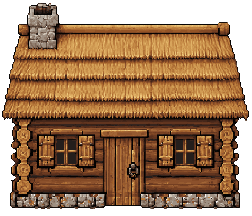
#> input picture tools/domy/art/dom5.png, 252 x 216 px
$ python compose_etapy.py
#> lines starting #> are read from the running program, lines starting #| are printed output that depends on the picture
# python tools/domy/art/compose_etapy.py [out.png]  -> img/characters/!$Zagroda_Dom.png (default)
# The Ług family's house in the burnt farm (Map168), one picture per stage of the rebuilding (Homes.js shows the stage's frame):
#   0 zgliszcza   - dom0.png (PixelLab edit of dom5: burnt, the roof fallen in, the chimney cracked, ash)
#   1 uprzątnięte - only the old stone footing of dom5 (the doorway's gap left)
#   2 podmurówka  - the footing and the two lowest courses of logs
#   3 ściany      - the log walls with empty openings (no door, no shutters) and the bare roof frame above
#   4 dach        - the thatched roof on, still no door, no shutters, no chimney
#   5 gotowe      - dom5.png (PixelLab create_image_pro_flash in the style of the player's hut, Farm_Hut_L.png)
# dom5 and dom0 are 252 x 216 (fine 1x pixel, 1 px outline); the in-between stages are cut from dom5 here, so every stage stands
# exactly where the others stand. The sheet: a "!$" character, 3 x 4 frames of 252 x 216 - stages 0..2 on the "down" row, 3..5 on
# the "left" row (the rows "right" / "up" repeat them).
import os, sys
from PIL import Image, ImageDraw
HERE = os.path.dirname(os.path.abspath(__file__))
ROOT = os.path.abspath(os.path.join(HERE, "..", "..", ".."))
OUT = sys.argv[1] if len(sys.argv) > 1 else os.path.join(ROOT, "img", "characters", "!$Zagroda_Dom.png")
FW, FH = 252, 216
DOOR = (103, 137, 146, 209)          # the door leaf (x0, y0, x1, y1), the lintel above it stays
WINDOWS = [(37, 131, 96, 169), (156, 131, 215, 169)]    # shutters + frame
PANES = [(53, 136, 79, 167), (173, 136, 199, 167)]      # the openings
CHIMNEY = (26, 0, 60, 50)
WALL_TOP, FOOT_TOP = 118, 192         # the eaves line (walls below), the stone footing's top
DARK = (30, 19, 12, 255)
OUTL = (24, 14, 8, 255)
WOOD = [(86, 55, 32, 255), (112, 74, 42, 255), (140, 96, 56, 255)]


def plain_wall_fill(im, box, src_x0, src_x1):
    """the logs run across: fill a box with columns copied (tiled) from a plain strip of wall in the same rows"""
    x0, y0, x1, y1 = box
    px = im.load()
    w = src_x1 - src_x0
    for y in range(y0, y1):
        for x in range(x0, x1):
            px[x, y] = px[src_x0 + (x - x0) % w, y]


def openings(im):
    """no door leaf, no shutters, no glass: dark openings in the log wall"""
    d = ImageDraw.Draw(im)
    for box in WINDOWS:
        plain_wall_fill(im, box, 97, 102)
    for (x0, y0, x1, y1) in PANES:
        d.rectangle((x0 - 1, y0 - 1, x1, y1), fill=OUTL)
        d.rectangle((x0, y0, x1 - 1, y1 - 1), fill=DARK)
    x0, y0, x1, y1 = DOOR
    d.rectangle((x0 - 1, y0 - 1, x1, y1), fill=OUTL)
    d.rectangle((x0, y0, x1 - 1, y1), fill=DARK)
    d.rectangle((x0, y0, x1 - 1, y0 + 6), fill=(18, 11, 7, 255))        # (the shade under the lintel)


def no_chimney(im):
    """the thatch where the chimney stood (copied from the roof beside it); above the roof line: nothing"""
    x0, y0, x1, y1 = CHIMNEY
    px = im.load()
    for y in range(y0, y1):
        for x in range(x0, x1):
            src = px[x + 44, y]
            px[x, y] = src if y >= 22 else (0, 0, 0, 0)


def roof_frame(im):
    """the bare roof frame over the walls, in the outline of dom5's thatch (top y 23 x 18..229, eaves y 118 x 2..248): rafters from
    the ridge to the eaves (the end ones slanting with the roof's sides), two battens across them, the ridge and the eaves beams -
    dark-outlined wood, 1x pixel"""
    px = im.load()
    TOP, EAVES = (24, 18, 229), (116, 2, 248)
    def put(x, y, c):
        if 0 <= x < FW and 0 <= y < FH: px[x, y] = c
    def edge(y):            # the roof's left / right edge at row y
        t = (y - TOP[0]) / (EAVES[0] - TOP[0])
        return TOP[1] + (EAVES[1] - TOP[1]) * t, TOP[2] + (EAVES[2] - TOP[2]) * t
    n = 8
    for i in range(n):
        for y in range(TOP[0] + 4, EAVES[0]):
            l, r = edge(y)
            xc = int(round(l + 3 + (r - l - 6) * i / (n - 1)))
            for dx in range(-3, 4):
                put(xc + dx, y, OUTL if abs(dx) == 3 else WOOD[2] if dx == -2 else WOOD[1])
    def batten(y0, h, tone):
        for y in range(y0, y0 + h):
            l, r = edge(y)
            for x in range(int(l) - 1, int(r) + 2):
                put(x, y, OUTL if y in (y0, y0 + h - 1) or x in (int(l) - 1, int(r) + 1) else WOOD[2] if y == y0 + 1 else WOOD[tone])
    batten(52, 6, 0)
    batten(84, 6, 0)
    batten(TOP[0], 7, 1)        # the ridge
    batten(EAVES[0] - 6, 9, 1)  # the eaves beam


def keep_rows(im, y0):
    out = Image.new("RGBA", im.size, (0, 0, 0, 0))
    out.alpha_composite(im.crop((0, y0, FW, FH)), (0, y0))
    return out


def main():
    dom5 = Image.open(os.path.join(HERE, "dom5.png")).convert("RGBA")
#> dom5 is the input picture: PIL image 252x216 RGBA; mean R, G, B, A 105.6, 70.5, 40.1, 198
    dom0 = Image.open(os.path.join(HERE, "dom0.png")).convert("RGBA")
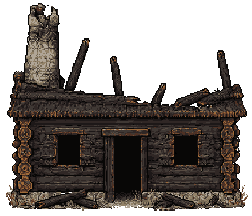
#> input picture tools/domy/art/dom0.png, 252 x 216 px
#> dom0 is the input picture: PIL image 252x216 RGBA; mean R, G, B, A 30.4, 25.2, 21.9, 143.1
    assert dom5.size == (FW, FH) and dom0.size == (FW, FH)
    s4 = dom5.copy(); openings(s4); no_chimney(s4)
#> after the loop in openings, `for box in WINDOWS:`:
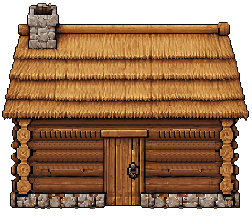
#> im: PIL image 252x216 RGBA; mean R, G, B, A 106.1, 70.3, 40, 198; transparent parts drawn white
    walls = keep_rows(s4, WALL_TOP)
#> in keep_rows, `out = Image.new("RGBA", im.size, (0, 0, 0, 0))`: out: PIL image 252x216 RGBA; every value is 0
    s3 = Image.new("RGBA", (FW, FH), (0, 0, 0, 0)); roof_frame(s3); s3.alpha_composite(walls)
#> after `s3.alpha_composite(walls)`:
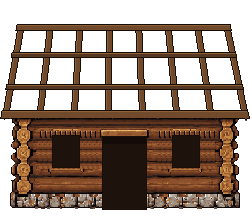
#> s3: PIL image 252x216 RGBA; mean R, G, B, A 48.9, 31.5, 19.3, 142.8; transparent parts drawn white
    s2 = keep_rows(s4, 168)
    ImageDraw.Draw(s2).rectangle((DOOR[0] - 1, 168, DOOR[2], FH), fill=(0, 0, 0, 0))   # (the doorway: open ground, no door yet)
    s1 = keep_rows(s4, FOOT_TOP)
#> call 3 of keep_rows, with y0 = 192
#> in keep_rows (call 3), `out.alpha_composite(im.crop((0, y0, FW, FH)), (0, y0))`:
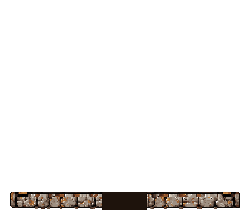
#> out: PIL image 252x216 RGBA; mean R, G, B, A 6.4, 5.2, 4.4, 17.8; transparent parts drawn white
    d1 = ImageDraw.Draw(s1)
    x0, y0, x1, y1 = DOOR
    d1.rectangle((x0 - 1, FOOT_TOP, x1, FH), fill=(0, 0, 0, 0))      # (no door: the gap in the footing)
    stages = [dom0, s1, s2, s3, s4, dom5]
    sheet = Image.new("RGBA", (FW * 3, FH * 4), (0, 0, 0, 0))
#> sheet: PIL image 756x864 RGBA; every value is 0
    for i, st in enumerate(stages):
        col, row = i % 3, i // 3
        for r in (row, row + 2):
            sheet.alpha_composite(st, (col * FW, r * FH))
#> this loop made 6 passes
#> (col, row) on passes 1 to 6: (0, 0), (1, 0), (2, 0), (0, 1), (1, 1), (2, 1)
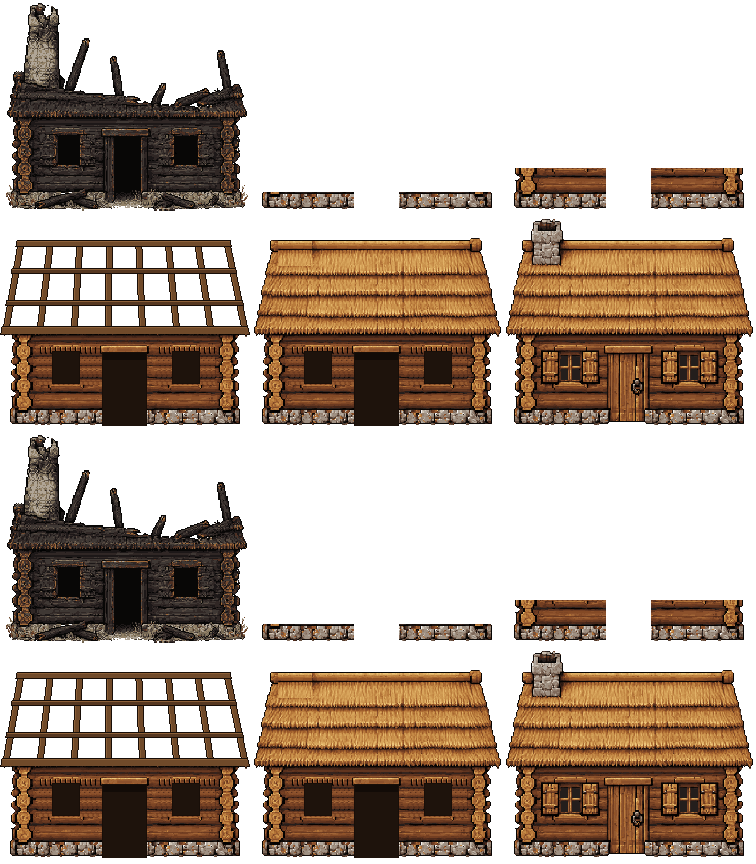
#> sheet: PIL image 756x864 RGBA; mean R, G, B, A 50.7, 34.6, 21.5, 121.4; transparent parts drawn white
    sheet.save(OUT)
    # a strip for the docs (on grass)
    strip = Image.new("RGBA", (FW * 6 + 50, FH + 20), (60, 104, 58, 255))
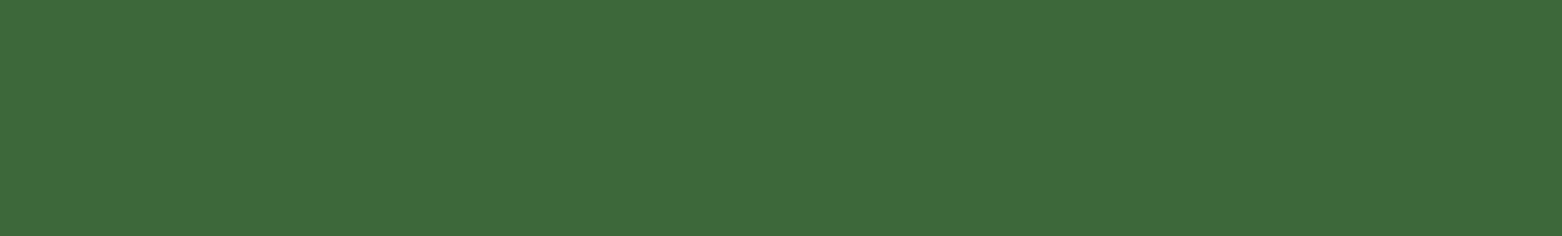
#> strip: PIL image 1562x236 RGBA; mean R, G, B, A 60, 104, 58, 255
    for i, st in enumerate(stages): strip.alpha_composite(st, (10 + i * (FW + 8), 10))
#> this loop made 6 passes
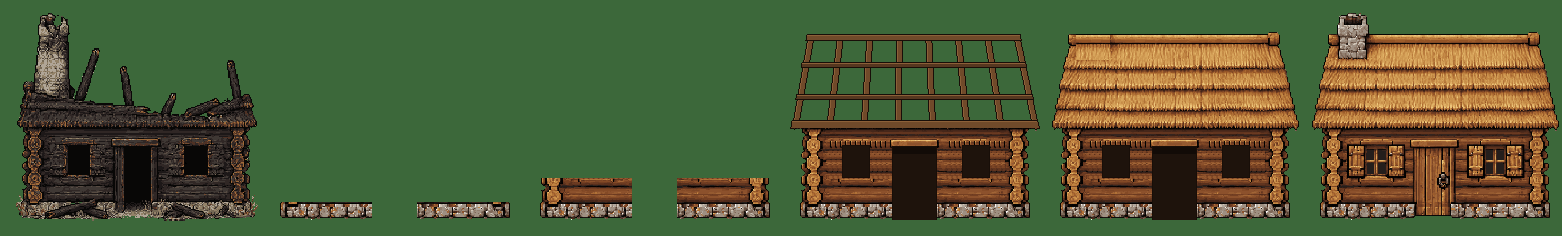
#> strip: PIL image 1562x236 RGBA; mean R, G, B, A 79.6, 90.8, 52.6, 255
    strip.save(os.path.join(HERE, "etapy_podglad.png"))
    print(OUT, sheet.size)
#| img/characters/!$Zagroda_Dom.png (756, 864)


if __name__ == "__main__":
    main()
